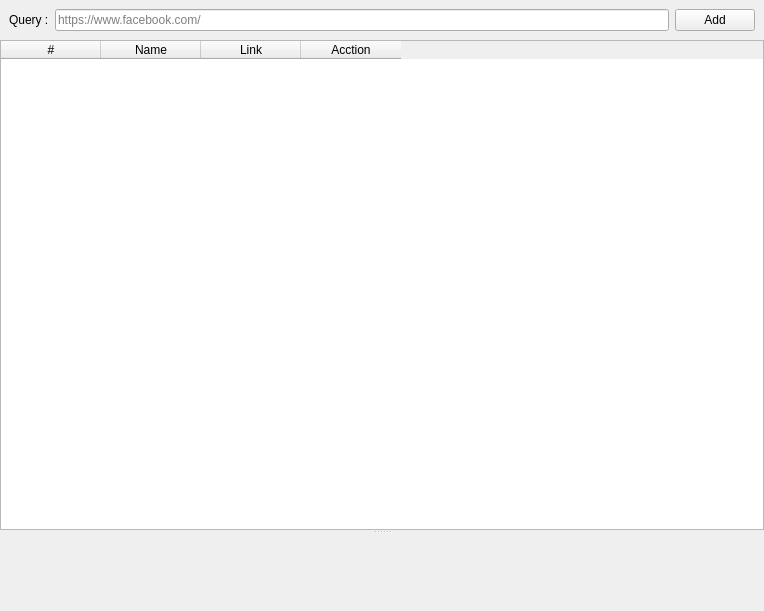
<?xml version="1.0" encoding="UTF-8"?>
<ui version="4.0">
 <class>Form</class>
 <widget class="QWidget" name="Form">
  <property name="geometry">
   <rect>
    <x>0</x>
    <y>0</y>
    <width>764</width>
    <height>611</height>
   </rect>
  </property>
  <property name="windowTitle">
   <string>Form</string>
  </property>
  <property name="toolTipDuration">
   <number>-1</number>
  </property>
  <layout class="QGridLayout" name="gridLayout">
   <property name="leftMargin">
    <number>0</number>
   </property>
   <property name="topMargin">
    <number>0</number>
   </property>
   <property name="rightMargin">
    <number>0</number>
   </property>
   <property name="bottomMargin">
    <number>0</number>
   </property>
   <property name="spacing">
    <number>0</number>
   </property>
   <item row="0" column="0">
    <widget class="QWidget" name="widget" native="true">
     <layout class="QHBoxLayout" name="horizontalLayout">
      <item>
       <widget class="QLabel" name="label">
        <property name="text">
         <string>Query :</string>
        </property>
       </widget>
      </item>
      <item>
       <widget class="QLineEdit" name="lineEdit">
        <property name="placeholderText">
         <string>https://www.facebook.com/</string>
        </property>
       </widget>
      </item>
      <item>
       <widget class="QPushButton" name="add">
        <property name="text">
         <string>Add</string>
        </property>
       </widget>
      </item>
     </layout>
    </widget>
   </item>
   <item row="1" column="0">
    <widget class="QSplitter" name="splitter">
     <property name="orientation">
      <enum>Qt::Vertical</enum>
     </property>
     <widget class="QWidget" name="widget_1" native="true">
      <layout class="QGridLayout" name="gridLayout_2">
       <item row="0" column="0">
        <widget class="QTableWidget" name="table">
         <attribute name="verticalHeaderVisible">
          <bool>false</bool>
         </attribute>
         <column>
          <property name="text">
           <string>#</string>
          </property>
         </column>
         <column>
          <property name="text">
           <string>Name</string>
          </property>
         </column>
         <column>
          <property name="text">
           <string>Link</string>
          </property>
         </column>
         <column>
          <property name="text">
           <string>Acction</string>
          </property>
         </column>
        </widget>
       </item>
      </layout>
     </widget>
     <widget class="QWidget" name="widget_Edit" native="true">
      <property name="maximumSize">
       <size>
        <width>16777215</width>
        <height>16777215</height>
       </size>
      </property>
     </widget>
    </widget>
   </item>
  </layout>
 </widget>
 <resources/>
 <connections/>
</ui>
